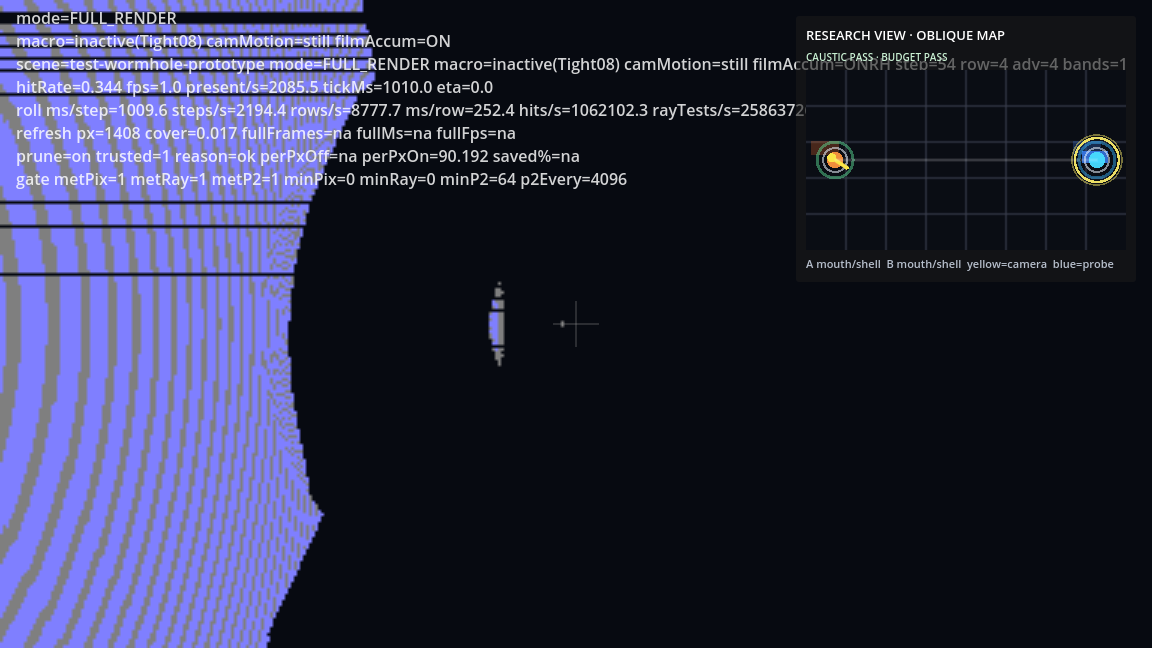
#> input picture wormhole_test/wormhole_validation_composed.png, 1152 x 648 px
$ python band_detector.py ../wormhole_test/wormhole_validation_composed.png
#> lines starting #> are read from the running program, lines starting #| are printed output that depends on the picture; after the words box and inside, x2 and y2 are one past the last pixel; in counts of white or black regions, pixels touching at a corner belong together
#!/usr/bin/env python3
"""
band_detector.py — Detect banding artifacts in xPRIMEray renders and emit band_tile_signals.json.

Banding pixels are identified by looking for abrupt local luminance discontinuities that form
horizontal streaks. The output links detected band loci to tile grid cells so that
TileMetricsBandSeed can pre-seed TileMetricPersistentPrior entries before the next render pass.

Output schema (band_tile_signals.json):
{
  "image_path": str,
  "image_width": int,
  "image_height": int,
  "tile_width": int,
  "tile_height": int,
  "tile_grid_w": int,
  "tile_grid_h": int,
  "band_threshold": float,
  "total_band_pixels": int,
  "total_pixels": int,
  "global_band_fraction": float,
  "tiles": [
    {
      "tile_col": int,
      "tile_row": int,
      "tile_x": int,
      "tile_y": int,
      "tile_w": int,
      "tile_h": int,
      "total_pixels": int,
      "band_pixel_count": int,
      "band_pixel_fraction": float,
      "mean_band_score": float
    },
    ...
  ]
}
"""

import argparse
import json
import os
import sys

import numpy as np
from PIL import Image


def detect_band_pixels(img_array: np.ndarray, sensitivity: float = 1.5, min_score: float = 0.05) -> np.ndarray:
    """Return a float32 band-score array the same shape as the image (H, W).

    Band pixels are those with high vertical luminance gradient relative to
    their local horizontal neighbourhood. A high score means abrupt row-to-row
    change that is spatially localised (characteristic of rendering banding).
    Score is in [0, 1]; pixels below min_score are treated as non-band.
    """
    if img_array.ndim == 3:
        luma = 0.299 * img_array[:, :, 0] + 0.587 * img_array[:, :, 1] + 0.114 * img_array[:, :, 2]
    else:
        luma = img_array.astype(np.float32)

    luma = luma.astype(np.float32) / 255.0

    # Vertical gradient magnitude (finite difference, both directions, take max).
    vgrad_fwd = np.abs(np.diff(luma, axis=0, append=luma[-1:, :]))
    vgrad_bwd = np.abs(np.diff(luma, axis=0, prepend=luma[:1, :]))
    vgrad = np.maximum(vgrad_fwd, vgrad_bwd)

    # Local horizontal smoothing of the vertical gradient to suppress noise.
    # Use a simple box filter of width 5.
    from scipy.ndimage import uniform_filter1d
    smooth_h = uniform_filter1d(vgrad, size=5, axis=1)

    # Normalise per-row: score is how much higher the local vgrad is vs row median.
    row_median = np.median(smooth_h, axis=1, keepdims=True)
    row_median = np.maximum(row_median, 1e-4)
    score = (smooth_h / row_median - 1.0) / sensitivity
    score = np.clip(score, 0.0, 1.0).astype(np.float32)
    score[score < min_score] = 0.0
    return score


def compute_tile_signals(
    score: np.ndarray,
    tile_w: int,
    tile_h: int,
    band_threshold: float,
) -> list[dict]:
    """Aggregate per-pixel band scores into tile grid cells."""
    H, W = score.shape
    tile_grid_w = (W + tile_w - 1) // tile_w
    tile_grid_h = (H + tile_h - 1) // tile_h
    tiles = []
    for row in range(tile_grid_h):
        for col in range(tile_grid_w):
            x0 = col * tile_w
            y0 = row * tile_h
            x1 = min(x0 + tile_w, W)
            y1 = min(y0 + tile_h, H)
            patch = score[y0:y1, x0:x1]
            total_px = patch.size
            band_mask = patch > 0.0
            band_px = int(band_mask.sum())
            band_fraction = band_px / total_px if total_px > 0 else 0.0
            mean_score = float(patch[band_mask].mean()) if band_px > 0 else 0.0
            tiles.append({
                "tile_col": col,
                "tile_row": row,
                "tile_x": x0,
                "tile_y": y0,
                "tile_w": x1 - x0,
                "tile_h": y1 - y0,
                "total_pixels": total_px,
                "band_pixel_count": band_px,
                "band_pixel_fraction": round(band_fraction, 6),
                "mean_band_score": round(mean_score, 6),
            })
    return tiles


def main() -> None:
    ap = argparse.ArgumentParser(description="Detect banding artifacts and emit band_tile_signals.json.")
    ap.add_argument("image", help="Path to the rendered beauty image (PNG).")
    ap.add_argument("--output", default="", help="Output path for band_tile_signals.json. Defaults to <image_dir>/band_tile_signals.json.")
    ap.add_argument("--tile-width", type=int, default=64, help="Tile/subtile width in pixels (should match TileMetricsSubtileWidth, default 64).")
    ap.add_argument("--tile-height", type=int, default=64, help="Tile height in pixels (default 64).")
    ap.add_argument("--band-threshold", type=float, default=0.10, help="Band pixel fraction above which a tile is considered high-energy (default 0.10).")
    ap.add_argument("--sensitivity", type=float, default=1.5, help="Gradient sensitivity multiplier (default 1.5).")
    ap.add_argument("--min-score", type=float, default=0.05, help="Minimum per-pixel score to count as a band pixel (default 0.05).")
    args = ap.parse_args()

    img_path = os.path.abspath(args.image)
    if not os.path.isfile(img_path):
        print(f"[band_detector] ERROR: image not found: {img_path}", file=sys.stderr)
        sys.exit(1)

    output_path = args.output
    if not output_path:
        output_path = os.path.join(os.path.dirname(img_path), "band_tile_signals.json")
    output_path = os.path.abspath(output_path)

    tile_w = max(1, args.tile_width)
    tile_h = max(1, args.tile_height)

    print(f"[band_detector] loading image: {img_path}")
    img = Image.open(img_path).convert("RGB")
    img_array = np.array(img, dtype=np.float32)
    H, W = img_array.shape[:2]
#> H = 648; W = 1152
    print(f"[band_detector] image size: {W}x{H}")
#| [band_detector] image size: 1152x648

    print(f"[band_detector] detecting band pixels (sensitivity={args.sensitivity}, min_score={args.min_score})...")
    score = detect_band_pixels(img_array, sensitivity=args.sensitivity, min_score=args.min_score)
#> in detect_band_pixels, `luma = 0.299 * img_array[:, :, 0] + 0.587 * img_array[:, :, 1] + 0.114..`:
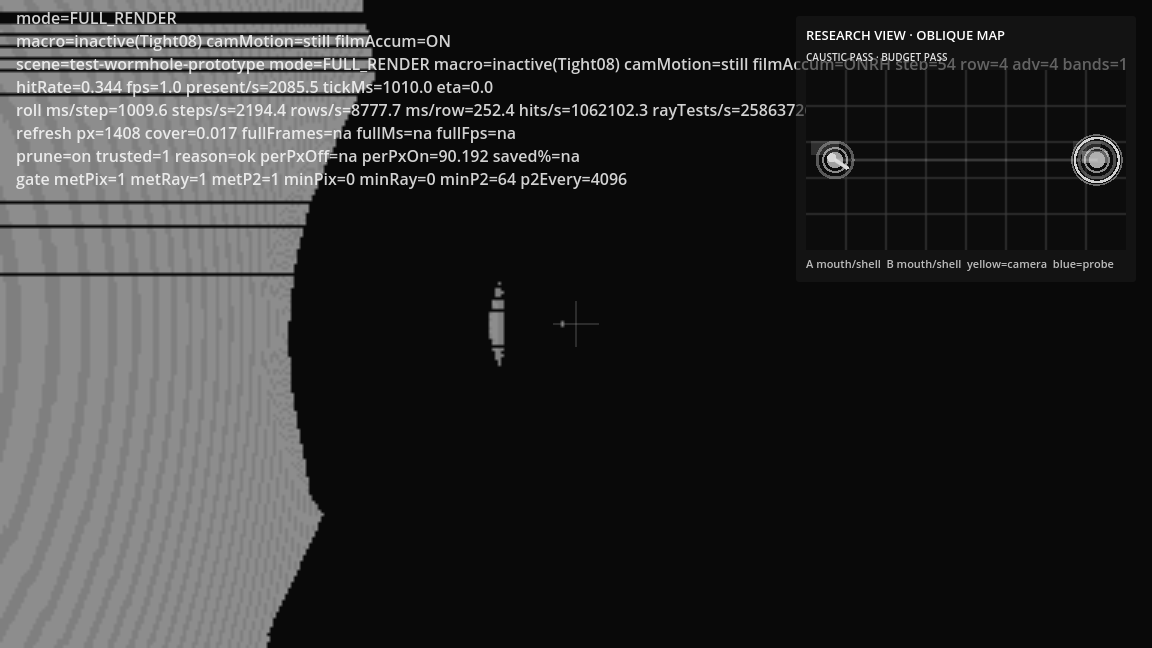
#> luma: shape (648, 1152) float32; min 9.9, max 255, mean 47.6
#> in detect_band_pixels, `vgrad_fwd = np.abs(np.diff(luma, axis=0, append=luma[-1:, :]))`:
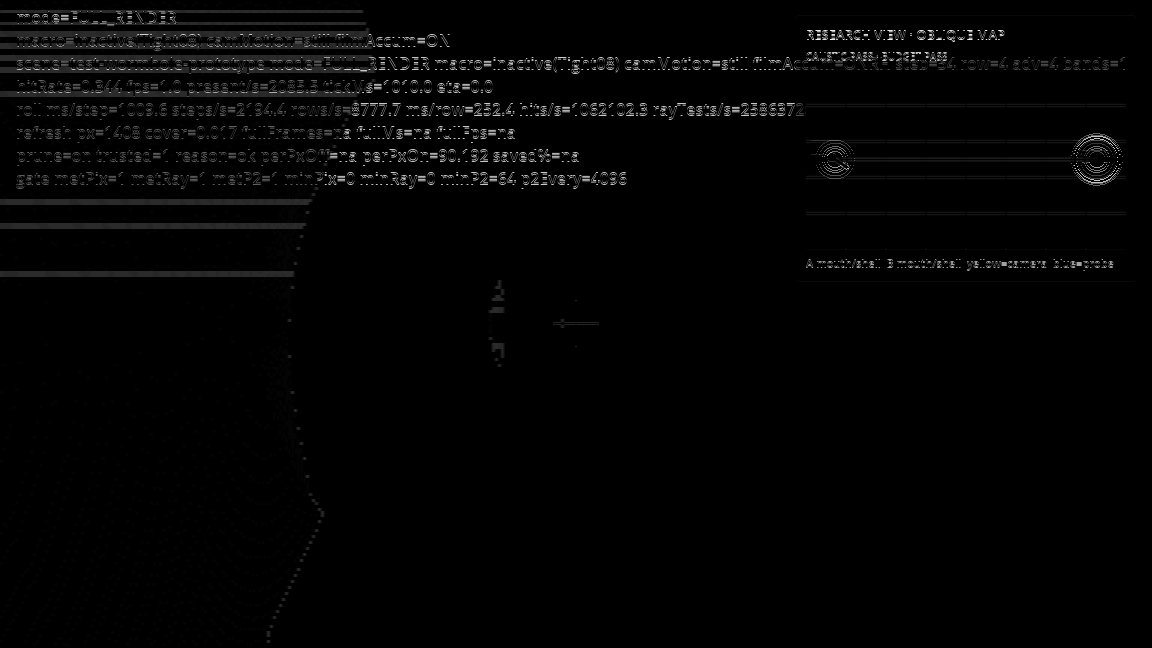
#> vgrad_fwd: shape (648, 1152) float32; min 0, max 0.925, mean 0.015
#> in detect_band_pixels, `vgrad_bwd = np.abs(np.diff(luma, axis=0, prepend=luma[:1, :]))`:
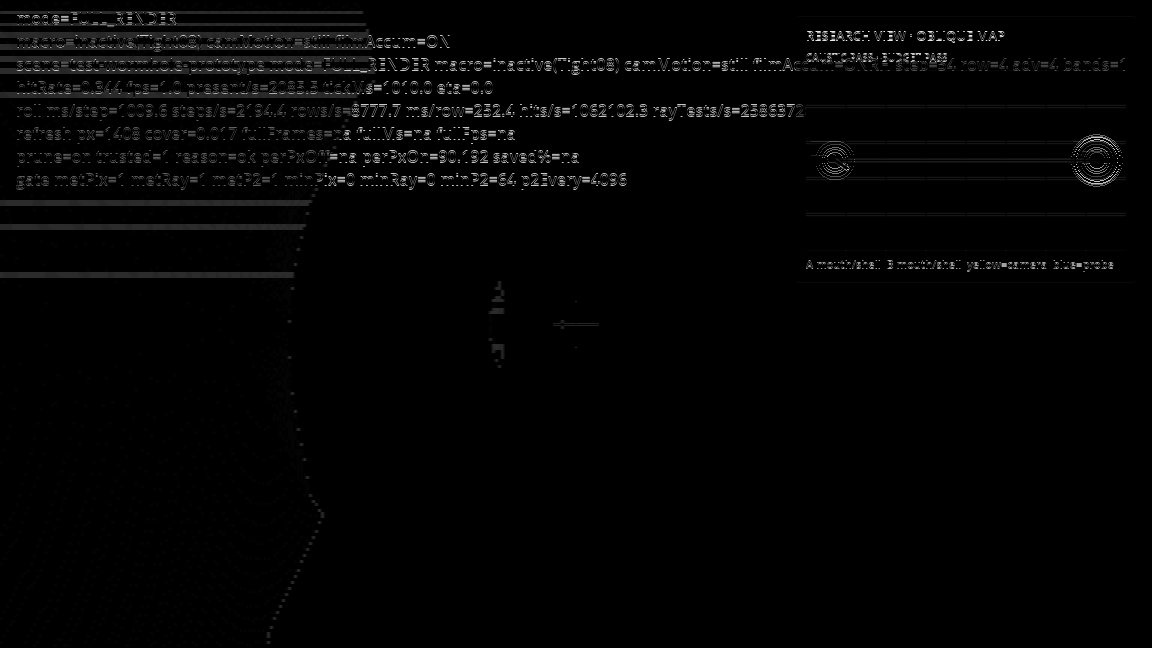
#> vgrad_bwd: shape (648, 1152) float32; min 0, max 0.925, mean 0.015
#> in detect_band_pixels, `vgrad = np.maximum(vgrad_fwd, vgrad_bwd)`:
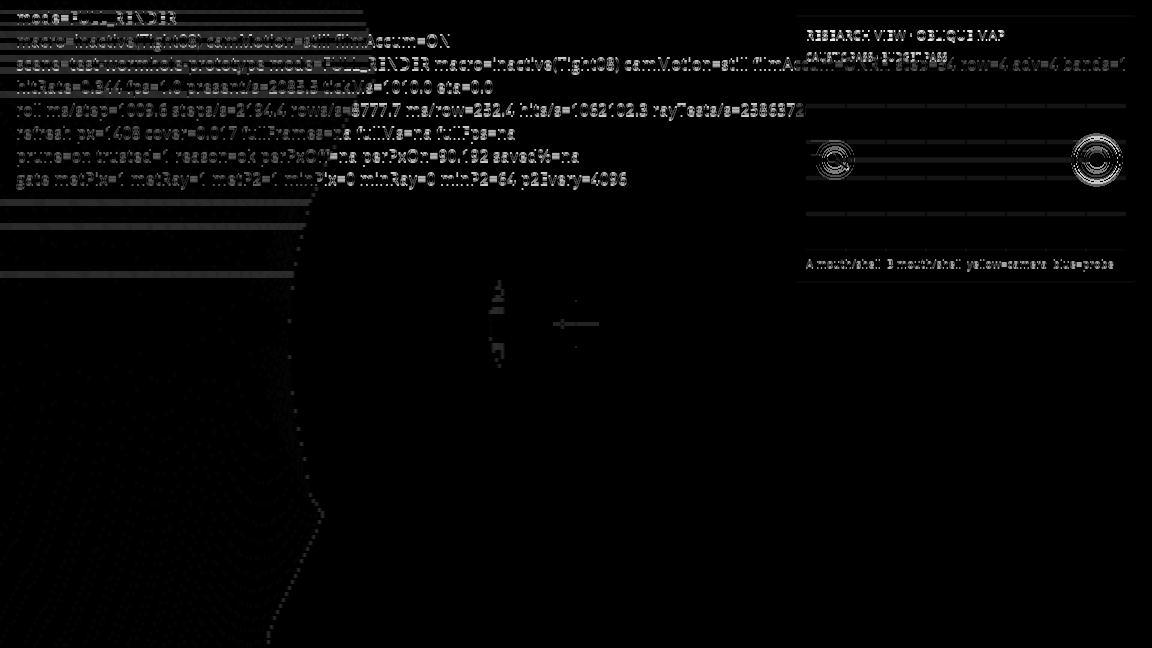
#> vgrad: shape (648, 1152) float32; min 0, max 0.925, mean 0.0223
#> in detect_band_pixels, `row_median = np.median(smooth_h, axis=1, keepdims=True)`: row_median = 648 values, max 0.291 at index 69, min 0 at index 0, mean 0.00675
#> in detect_band_pixels, `row_median = np.maximum(row_median, 1e-4)`: row_median = 648 values, max 0.291 at index 69, min 0.0001 at index 0, mean 0.00684
#> in detect_band_pixels, `score = np.clip(score, 0.0, 1.0).astype(np.float32)`:
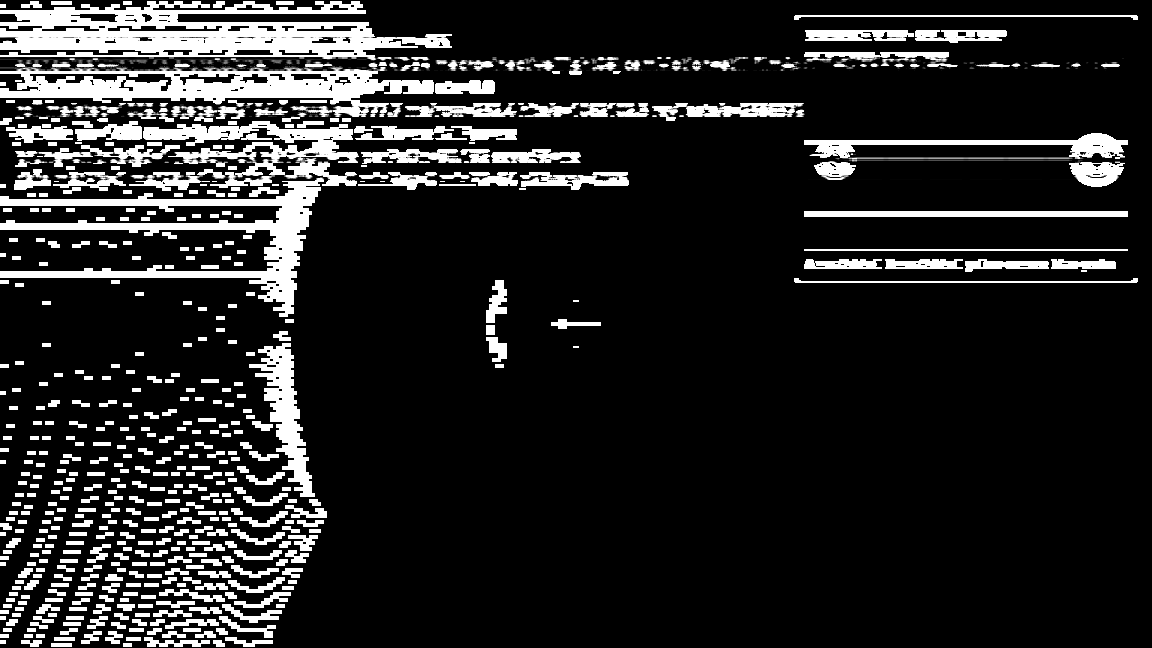
#> score: shape (648, 1152) float32; min 0, max 1, mean 0.144
#> in detect_band_pixels, `score[score < min_score] = 0.0`: score: shape (648, 1152) float32; 0.19% of pixels changed, all inside (x1, y1, x2, y2) = (0, 37, 1124, 180)

    total_px = H * W
#> total_px = 746496
    total_band_px = int((score > 0).sum())
#> total_band_px = 114124
    global_band_frac = total_band_px / total_px if total_px > 0 else 0.0
#> global_band_frac = 0.153
    print(f"[band_detector] band pixels: {total_band_px}/{total_px} ({global_band_frac:.3%})")
#| [band_detector] band pixels: 114124/746496 (15.288%)

    tile_grid_w = (W + tile_w - 1) // tile_w
#> tile_grid_w = 18
    tile_grid_h = (H + tile_h - 1) // tile_h
#> tile_grid_h = 11
    print(f"[band_detector] tile grid: {tile_grid_w}x{tile_grid_h} ({tile_w}x{tile_h} px/tile)")
#| [band_detector] tile grid: 18x11 (64x64 px/tile)

    tiles = compute_tile_signals(score, tile_w, tile_h, args.band_threshold)
#> after the loop in compute_tile_signals, `for row in range(tile_grid_h):`: tiles = 198 items
#> tiles = 198 items
    high_tiles = [t for t in tiles if t["band_pixel_fraction"] > args.band_threshold]
#> high_tiles = 86 items
    print(f"[band_detector] tiles above threshold ({args.band_threshold:.0%}): {len(high_tiles)}/{len(tiles)}")
#| [band_detector] tiles above threshold (10%): 86/198

    result = {
        "image_path": img_path,
        "image_width": W,
        "image_height": H,
        "tile_width": tile_w,
        "tile_height": tile_h,
        "tile_grid_w": tile_grid_w,
        "tile_grid_h": tile_grid_h,
        "band_threshold": args.band_threshold,
        "total_band_pixels": total_band_px,
        "total_pixels": total_px,
        "global_band_fraction": round(global_band_frac, 6),
        "tiles": tiles,
    }

    os.makedirs(os.path.dirname(output_path) or ".", exist_ok=True)
    with open(output_path, "w", encoding="utf-8") as f:
        json.dump(result, f, indent=2)
    print(f"[band_detector] wrote: {output_path}")


if __name__ == "__main__":
    main()
